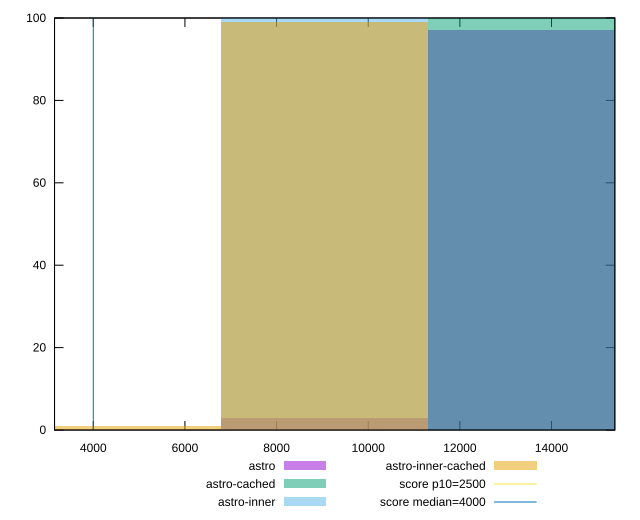

Here is the gnuplot script that generated this plot:
reset

$astro <<EOF
9049.842911627384 3
13574.764367441076 97
EOF

$astroCached <<EOF
13574.764367441076 100
EOF

$astroInner <<EOF
9049.842911627384 100
EOF

$astroInnerCached <<EOF
4524.921455813692 1
9049.842911627384 99
EOF

set key outside below
set boxwidth 4524.921455813692
set xrange [3154.3100000000004:15381.359]
set yrange [0:100]
set trange [0:100]
set style fill transparent solid 0.5 noborder

set parametric
set terminal svg size 640, 520 enhanced background rgb 'white'
set output "reports/report_00033_2021-03-01T14-23-16.841Z/largest-contentful-paint/comparison/histogram/all_raw.svg"

plot $astro title "astro" with boxes, \
     $astroCached title "astro-cached" with boxes, \
     $astroInner title "astro-inner" with boxes, \
     $astroInnerCached title "astro-inner-cached" with boxes, \
     2500,t title "score p10=2500", \
     4000,t title "score median=4000"

reset
